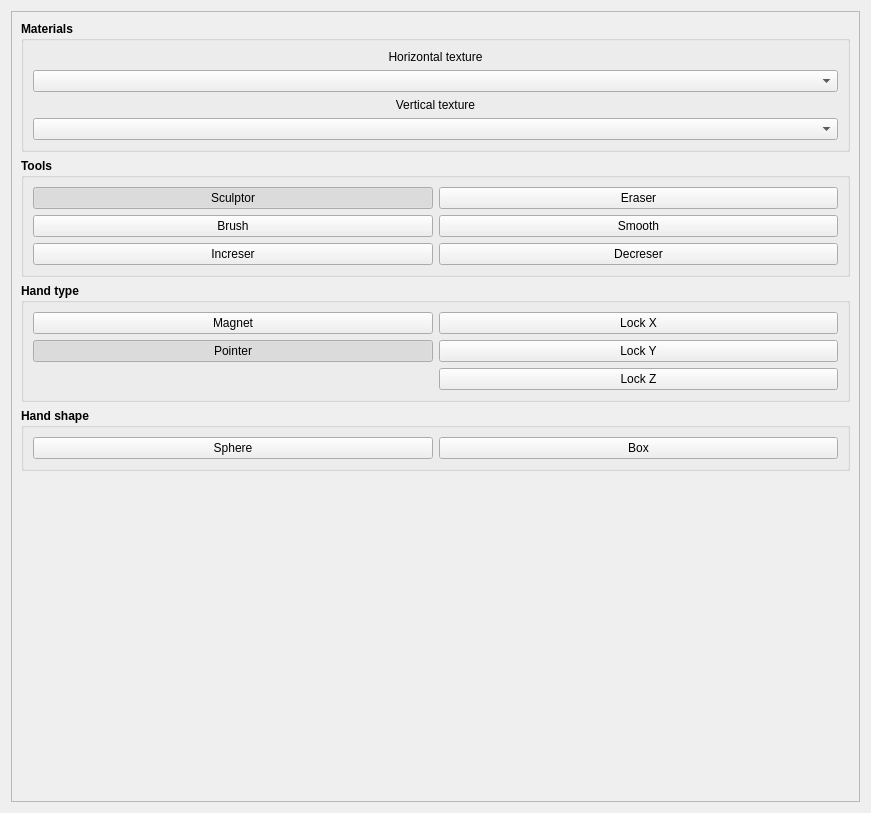
<?xml version="1.0" encoding="UTF-8"?>
<ui version="4.0">
 <class>TerrainTool</class>
 <widget class="QWidget" name="TerrainTool">
  <property name="geometry">
   <rect>
    <x>0</x>
    <y>0</y>
    <width>871</width>
    <height>813</height>
   </rect>
  </property>
  <property name="sizePolicy">
   <sizepolicy hsizetype="Expanding" vsizetype="Expanding">
    <horstretch>0</horstretch>
    <verstretch>0</verstretch>
   </sizepolicy>
  </property>
  <property name="windowTitle">
   <string>Form</string>
  </property>
  <layout class="QVBoxLayout" name="verticalLayout_4">
   <item>
    <widget class="QScrollArea" name="scrollArea">
     <property name="sizePolicy">
      <sizepolicy hsizetype="Minimum" vsizetype="Minimum">
       <horstretch>0</horstretch>
       <verstretch>0</verstretch>
      </sizepolicy>
     </property>
     <property name="frameShadow">
      <enum>QFrame::Plain</enum>
     </property>
     <property name="horizontalScrollBarPolicy">
      <enum>Qt::ScrollBarAlwaysOff</enum>
     </property>
     <property name="widgetResizable">
      <bool>true</bool>
     </property>
     <widget class="QWidget" name="scrollAreaWidgetContents">
      <property name="enabled">
       <bool>true</bool>
      </property>
      <property name="geometry">
       <rect>
        <x>0</x>
        <y>0</y>
        <width>857</width>
        <height>799</height>
       </rect>
      </property>
      <layout class="QVBoxLayout" name="verticalLayout_5">
       <item>
        <widget class="QGroupBox" name="groupBox">
         <property name="font">
          <font>
           <weight>75</weight>
           <bold>true</bold>
          </font>
         </property>
         <property name="title">
          <string>Materials</string>
         </property>
         <layout class="QVBoxLayout" name="verticalLayout">
          <item>
           <widget class="QLabel" name="label">
            <property name="font">
             <font>
              <weight>50</weight>
              <bold>false</bold>
             </font>
            </property>
            <property name="text">
             <string>Horizontal texture</string>
            </property>
            <property name="alignment">
             <set>Qt::AlignCenter</set>
            </property>
           </widget>
          </item>
          <item>
           <widget class="QComboBox" name="comboHorizontal">
            <property name="font">
             <font>
              <weight>50</weight>
              <bold>false</bold>
             </font>
            </property>
           </widget>
          </item>
          <item>
           <widget class="QLabel" name="label_2">
            <property name="font">
             <font>
              <weight>50</weight>
              <bold>false</bold>
             </font>
            </property>
            <property name="text">
             <string>Vertical texture</string>
            </property>
            <property name="alignment">
             <set>Qt::AlignCenter</set>
            </property>
           </widget>
          </item>
          <item>
           <widget class="QComboBox" name="comboVertical">
            <property name="font">
             <font>
              <weight>50</weight>
              <bold>false</bold>
             </font>
            </property>
           </widget>
          </item>
         </layout>
        </widget>
       </item>
       <item>
        <widget class="QGroupBox" name="groupBox_2">
         <property name="font">
          <font>
           <weight>75</weight>
           <bold>true</bold>
          </font>
         </property>
         <property name="title">
          <string>Tools</string>
         </property>
         <layout class="QVBoxLayout" name="verticalLayout_2">
          <item>
           <layout class="QGridLayout" name="gridLayout_2">
            <item row="0" column="0">
             <widget class="QPushButton" name="toolSculptor">
              <property name="font">
               <font>
                <weight>50</weight>
                <bold>false</bold>
               </font>
              </property>
              <property name="text">
               <string>Sculptor</string>
              </property>
              <property name="checkable">
               <bool>true</bool>
              </property>
              <property name="checked">
               <bool>true</bool>
              </property>
              <property name="autoExclusive">
               <bool>true</bool>
              </property>
             </widget>
            </item>
            <item row="0" column="1">
             <widget class="QPushButton" name="toolEraces">
              <property name="font">
               <font>
                <weight>50</weight>
                <bold>false</bold>
               </font>
              </property>
              <property name="text">
               <string>Eraser</string>
              </property>
              <property name="checkable">
               <bool>true</bool>
              </property>
              <property name="autoExclusive">
               <bool>true</bool>
              </property>
             </widget>
            </item>
            <item row="1" column="0">
             <widget class="QPushButton" name="toolBrush">
              <property name="font">
               <font>
                <weight>50</weight>
                <bold>false</bold>
               </font>
              </property>
              <property name="text">
               <string>Brush</string>
              </property>
              <property name="checkable">
               <bool>true</bool>
              </property>
              <property name="autoExclusive">
               <bool>true</bool>
              </property>
             </widget>
            </item>
            <item row="1" column="1">
             <widget class="QPushButton" name="toolSmooth">
              <property name="font">
               <font>
                <weight>50</weight>
                <bold>false</bold>
               </font>
              </property>
              <property name="text">
               <string>Smooth</string>
              </property>
              <property name="checkable">
               <bool>true</bool>
              </property>
              <property name="autoExclusive">
               <bool>true</bool>
              </property>
             </widget>
            </item>
            <item row="2" column="0">
             <widget class="QPushButton" name="toolIncreser">
              <property name="font">
               <font>
                <weight>50</weight>
                <bold>false</bold>
               </font>
              </property>
              <property name="text">
               <string>Increser</string>
              </property>
              <property name="checkable">
               <bool>true</bool>
              </property>
              <property name="autoExclusive">
               <bool>true</bool>
              </property>
             </widget>
            </item>
            <item row="2" column="1">
             <widget class="QPushButton" name="toolDecreser">
              <property name="font">
               <font>
                <weight>50</weight>
                <bold>false</bold>
               </font>
              </property>
              <property name="text">
               <string>Decreser</string>
              </property>
              <property name="checkable">
               <bool>true</bool>
              </property>
              <property name="autoExclusive">
               <bool>true</bool>
              </property>
             </widget>
            </item>
           </layout>
          </item>
         </layout>
        </widget>
       </item>
       <item>
        <widget class="QGroupBox" name="groupBox_3">
         <property name="font">
          <font>
           <weight>75</weight>
           <bold>true</bold>
          </font>
         </property>
         <property name="title">
          <string>Hand type</string>
         </property>
         <layout class="QVBoxLayout" name="verticalLayout_3">
          <item>
           <layout class="QGridLayout" name="gridLayout_3">
            <item row="0" column="0">
             <widget class="QPushButton" name="handTypeMagnet">
              <property name="font">
               <font>
                <weight>50</weight>
                <bold>false</bold>
               </font>
              </property>
              <property name="text">
               <string>Magnet</string>
              </property>
              <property name="checkable">
               <bool>true</bool>
              </property>
              <property name="autoExclusive">
               <bool>true</bool>
              </property>
             </widget>
            </item>
            <item row="1" column="0">
             <widget class="QPushButton" name="handTypePointer">
              <property name="font">
               <font>
                <weight>50</weight>
                <bold>false</bold>
               </font>
              </property>
              <property name="text">
               <string>Pointer</string>
              </property>
              <property name="checkable">
               <bool>true</bool>
              </property>
              <property name="checked">
               <bool>true</bool>
              </property>
              <property name="autoExclusive">
               <bool>true</bool>
              </property>
             </widget>
            </item>
            <item row="1" column="1">
             <widget class="QPushButton" name="lockY">
              <property name="font">
               <font>
                <weight>50</weight>
                <bold>false</bold>
               </font>
              </property>
              <property name="text">
               <string>Lock Y</string>
              </property>
             </widget>
            </item>
            <item row="0" column="1">
             <widget class="QPushButton" name="lockX">
              <property name="font">
               <font>
                <weight>50</weight>
                <bold>false</bold>
               </font>
              </property>
              <property name="text">
               <string>Lock X</string>
              </property>
             </widget>
            </item>
            <item row="2" column="1">
             <widget class="QPushButton" name="lockZ">
              <property name="font">
               <font>
                <weight>50</weight>
                <bold>false</bold>
               </font>
              </property>
              <property name="text">
               <string>Lock Z</string>
              </property>
             </widget>
            </item>
           </layout>
          </item>
         </layout>
        </widget>
       </item>
       <item>
        <widget class="QGroupBox" name="groupBox_4">
         <property name="font">
          <font>
           <weight>75</weight>
           <bold>true</bold>
          </font>
         </property>
         <property name="title">
          <string>Hand shape</string>
         </property>
         <layout class="QVBoxLayout" name="verticalLayout_6">
          <item>
           <layout class="QHBoxLayout" name="horizontalLayout">
            <item>
             <widget class="QPushButton" name="handShapeSphere">
              <property name="font">
               <font>
                <weight>50</weight>
                <bold>false</bold>
               </font>
              </property>
              <property name="text">
               <string>Sphere</string>
              </property>
              <property name="checkable">
               <bool>true</bool>
              </property>
              <property name="autoExclusive">
               <bool>true</bool>
              </property>
             </widget>
            </item>
            <item>
             <widget class="QPushButton" name="handShapeBox">
              <property name="font">
               <font>
                <weight>50</weight>
                <bold>false</bold>
               </font>
              </property>
              <property name="text">
               <string>Box</string>
              </property>
              <property name="checkable">
               <bool>true</bool>
              </property>
              <property name="autoExclusive">
               <bool>true</bool>
              </property>
             </widget>
            </item>
           </layout>
          </item>
         </layout>
        </widget>
       </item>
       <item>
        <spacer name="verticalSpacer">
         <property name="orientation">
          <enum>Qt::Vertical</enum>
         </property>
         <property name="sizeHint" stdset="0">
          <size>
           <width>20</width>
           <height>40</height>
          </size>
         </property>
        </spacer>
       </item>
      </layout>
     </widget>
    </widget>
   </item>
  </layout>
 </widget>
 <resources/>
 <connections/>
 <buttongroups>
  <buttongroup name="buttonGroup_2"/>
 </buttongroups>
</ui>
